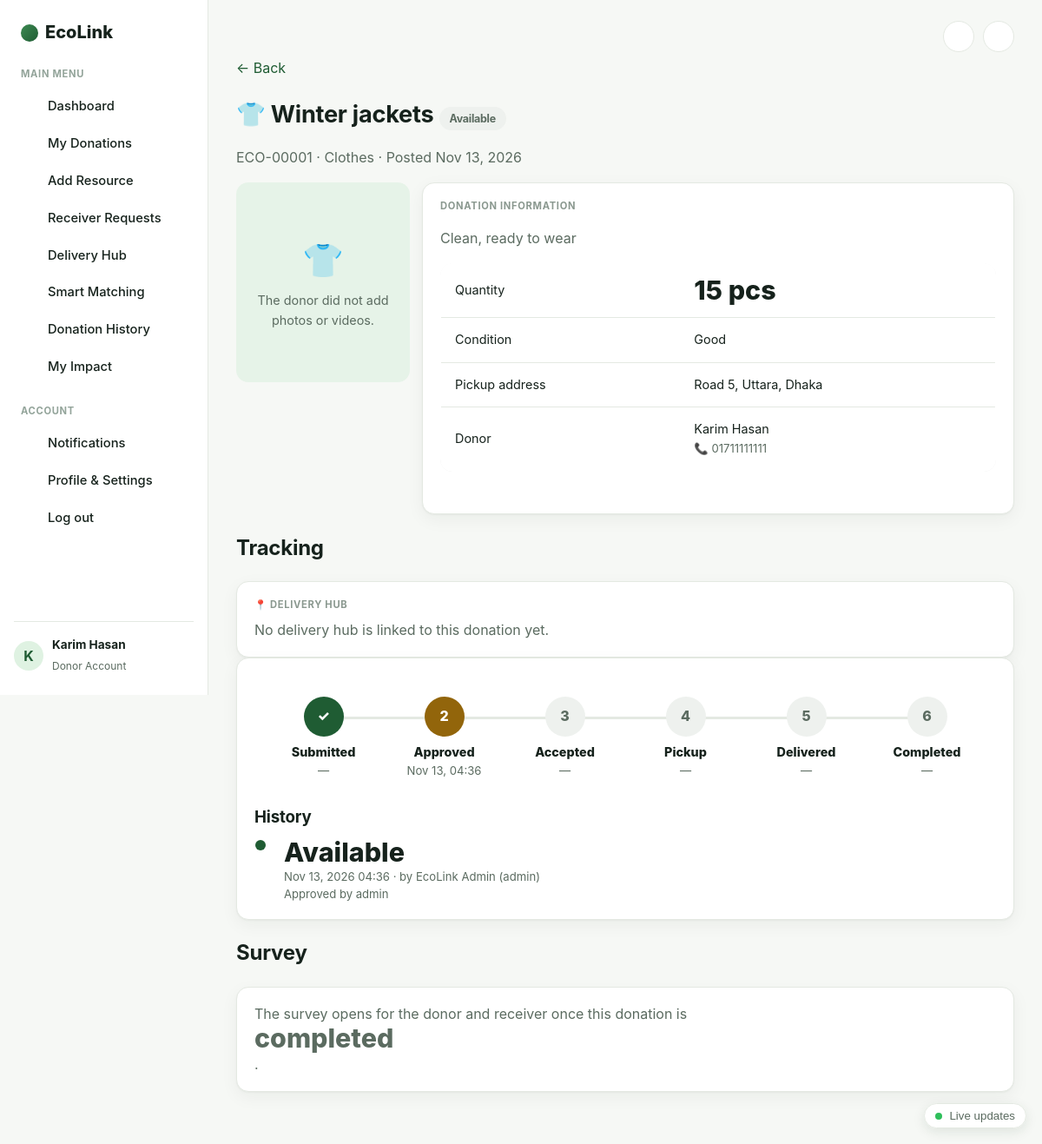
/donation_view.php?id=1 (signed in), run on the app's committed database.
### tables this page shows
CREATE TABLE IF NOT EXISTS donations (
    donation_id         INT AUTO_INCREMENT PRIMARY KEY,
    donor_id            INT NOT NULL,
    category_id         INT NOT NULL,
    title               VARCHAR(200) NOT NULL,
    description         TEXT NULL,
    quantity            INT NOT NULL DEFAULT 1,
    unit                VARCHAR(30) NOT NULL DEFAULT 'pcs',
    condition_grade     ENUM('new','like_new','good','fair') NOT NULL DEFAULT 'good',
    pickup_address      VARCHAR(255) NOT NULL,
    latitude            DOUBLE NULL,
    longitude           DOUBLE NULL,
    expiry_datetime     DATETIME NULL,
    image_path          VARCHAR(255) NULL,
    status              ENUM('pending_approval','available','matched','accepted','pickup','delivered','completed','cancelled','rejected')
                        NOT NULL DEFAULT 'pending_approval',
    matched_receiver_id INT NULL,
    matched_score       DECIMAL(6,2) NULL,
    approved_by         INT NULL,
    approved_at         DATETIME NULL,
    rejection_reason    VARCHAR(255) NULL,
    created_at          TIMESTAMP NOT NULL DEFAULT CURRENT_TIMESTAMP,
    updated_at          TIMESTAMP NOT NULL DEFAULT CURRENT_TIMESTAMP ON UPDATE CURRENT_TIMESTAMP,
    INDEX idx_don_status (status),
    INDEX idx_don_donor (donor_id),
    INDEX idx_don_receiver (matched_receiver_id),
    INDEX idx_don_cat (category_id),
    CONSTRAINT fk_don_donor FOREIGN KEY (donor_id) REFERENCES users(user_id) ON DELETE CASCADE,
    CONSTRAINT fk_don_cat   FOREIGN KEY (category_id) REFERENCES resource_categories(category_id)
);

CREATE TABLE IF NOT EXISTS resource_categories (
    category_id     INT AUTO_INCREMENT PRIMARY KEY,
    name            VARCHAR(60) NOT NULL,
    weight_urgency  DECIMAL(4,2) NOT NULL DEFAULT 0.25,
    weight_distance DECIMAL(4,2) NOT NULL DEFAULT 0.25,
    weight_demand   DECIMAL(4,2) NOT NULL DEFAULT 0.30,
    weight_capacity DECIMAL(4,2) NOT NULL DEFAULT 0.20,
    UNIQUE KEY uq_cat_name (name)
);

CREATE TABLE IF NOT EXISTS users (
    user_id             INT AUTO_INCREMENT PRIMARY KEY,
    full_name           VARCHAR(120) NOT NULL,
    email               VARCHAR(190) NOT NULL,
    phone               VARCHAR(40)  NOT NULL DEFAULT '',
    password_hash       VARCHAR(255) NOT NULL,
    role                ENUM('donor','receiver','admin','hub') NOT NULL,
    organization_name   VARCHAR(160) NULL,
    address             VARCHAR(255) NULL,
    pickup_area         VARCHAR(160) NULL,
    latitude            DOUBLE NULL,
    longitude           DOUBLE NULL,
    capacity_score      TINYINT NOT NULL DEFAULT 5,               
    is_verified         TINYINT(1) NOT NULL DEFAULT 0,
    verification_status ENUM('pending','verified','rejected') NOT NULL DEFAULT 'pending',
    email_verified      TINYINT(1) NOT NULL DEFAULT 0,
    status              ENUM('active','suspended') NOT NULL DEFAULT 'active',
    preferred_categories VARCHAR(255) NULL,                       
    typical_quantity    INT NULL,
    preferred_condition ENUM('any','new','like_new','good','fair') NOT NULL DEFAULT 'any',
    recurring_needs     VARCHAR(255) NULL,
    need_description    TEXT NULL,
    notify_matching     TINYINT(1) NOT NULL DEFAULT 1,
    notify_lifecycle    TINYINT(1) NOT NULL DEFAULT 1,
    notify_reminders    TINYINT(1) NOT NULL DEFAULT 1,
    created_at          TIMESTAMP NOT NULL DEFAULT CURRENT_TIMESTAMP,
    UNIQUE KEY uq_users_email (email),
    INDEX idx_users_role (role, status)
);

CREATE TABLE IF NOT EXISTS lifecycle_log (
    log_id      INT AUTO_INCREMENT PRIMARY KEY,
    donation_id INT NOT NULL,
    status      VARCHAR(30) NOT NULL,
    note        VARCHAR(255) NULL,
    changed_by  INT NULL,
    changed_at  TIMESTAMP NOT NULL DEFAULT CURRENT_TIMESTAMP,
    INDEX idx_ll_don (donation_id),
    INDEX idx_ll_status (status, changed_at),
    CONSTRAINT fk_ll_don FOREIGN KEY (donation_id) REFERENCES donations(donation_id) ON DELETE CASCADE
);

### config/app.php (called while the page is built, shortened)
<?php
function e(string $str): string {
    return htmlspecialchars($str, ENT_QUOTES, 'UTF-8');
}
function currentUserId(): ?int {
    return $_SESSION['user_id'] ?? null;
}
function currentUserRole(): ?string {
    return $_SESSION['role'] ?? null;
}

### includes/media.php (called while the page is built, shortened)
<?php
function donationMedia(PDO $db, int $donationId, ?string $legacyImage = null): array
{
    $st = $db->prepare("SELECT file_path, media_type FROM donation_media WHERE donation_id = ? ORDER BY media_type, media_id");
    $st->execute([$donationId]);
    $rows = $st->fetchAll();
    return $rows;
}

### donation_view.php (the view, shortened to what this page needs)
<?php
require_once __DIR__ . '/config/app.php';
require_once __DIR__ . '/includes/media.php';
require_once __DIR__ . '/includes/hub.php';
$db = getDB();
$uid = currentUserId();
$role = currentUserRole();
$id = (int)($_GET['id'] ?? $_POST['id'] ?? 0);
$st = $db->prepare(
    "SELECT d.*, c.name AS category_name,
            du.full_name AS donor_name, du.phone AS donor_phone, du.organization_name AS donor_org,
            ru.full_name AS receiver_name, ru.phone AS receiver_phone, ru.organization_name AS receiver_org, ru.address AS receiver_address
     FROM donations d
     JOIN resource_categories c ON c.category_id = d.category_id
     JOIN users du ON du.user_id = d.donor_id
     LEFT JOIN users ru ON ru.user_id = d.matched_receiver_id
     WHERE d.donation_id = ?"
);
$st->execute([$id]);
$d = $st->fetch();
$isOwner    = $d && $role === 'donor' && (int)$d['donor_id'] === $uid;
$isMatched  = $d && $role === 'receiver' && (int)$d['matched_receiver_id'] === $uid;
$isAdmin    = $role === 'admin';
$showContacts = $isAdmin || $isOwner || $isMatched;
$surveyAllowed = $d['status'] === 'completed' && ($isOwner || $isMatched);
$media = donationMedia($db, $id, $d['image_path']);
$photos = array_values(array_filter($media, fn($m) => $m['media_type'] === 'image'));
$videos = array_values(array_filter($media, fn($m) => $m['media_type'] === 'video'));
$log = $db->prepare("SELECT l.*, u.full_name, u.role FROM lifecycle_log l LEFT JOIN users u ON u.user_id = l.changed_by WHERE l.donation_id = ? ORDER BY l.changed_at, l.log_id");
$log->execute([$id]);
$log = $log->fetchAll();
$reached = [];
foreach ($log as $row) $reached[$row['status']] = $row['changed_at'];
$mySurvey = $db->prepare("SELECT * FROM donation_surveys WHERE donation_id = ? AND user_id = ?");
$mySurvey->execute([$id, $uid]);
$mySurvey = $mySurvey->fetch() ?: null;
$steps = [
    'pending_approval' => 'Submitted',
    'available'        => 'Approved',
    'accepted'         => 'Accepted',
    'pickup'           => 'Pickup',
    'delivered'        => 'Delivered',
    'completed'        => 'Completed',
];
$order = array_keys($steps);
$currentIdx = array_search($d['status'], $order, true);
$terminalBad = in_array($d['status'], ['rejected', 'cancelled'], true);
$backHref = $isAdmin ? '/admin/donations.php' : ($isOwner ? '/donor/my_donations.php' : '/receiver/browse_donations.php');
require_once __DIR__ . '/includes/header.php';
?>
<p><a href="<?= BASE_URL . $backHref ?>">← Back</a></p>
<h1><?= $icons[$d['category_name']] ?? '📦' ?> <?= e($d['title']) ?>
    <span class="badge badge-<?= e($d['status']) ?>"><?= e(ucfirst(str_replace('_', ' ', $d['status']))) ?></span></h1>
<p style="color:var(--ink-soft);">ECO-<?= str_pad((string)$d['donation_id'], 5, '0', STR_PAD_LEFT) ?> · <?= e($d['category_name']) ?> · Posted <?= e(date('M d, Y', strtotime($d['created_at']))) ?></p>
<div class="two-col" style="align-items:start;">
    <div>
        <?php if ($media): $first = $media[0]; ?>
            <div class="gallery-main" id="galleryMain">
                <?php if ($first['media_type'] === 'video'): ?>
                    <video src="<?= UPLOAD_URL . e($first['file_path']) ?>" controls playsinline></video>
                <?php else: ?>
                    <img src="<?= UPLOAD_URL . e($first['file_path']) ?>" alt="">
                <?php endif; ?>
            </div>
            <?php if (count($media) > 1): ?>
            <div class="gallery-thumbs">
                <?php foreach ($media as $i => $m): ?>
                    <button type="button" class="<?= $i === 0 ? 'active' : '' ?>" data-type="<?= e($m['media_type']) ?>" data-src="<?= UPLOAD_URL . e($m['file_path']) ?>">
                        <?php if ($m['media_type'] === 'video'): ?><video src="<?= UPLOAD_URL . e($m['file_path']) ?>#t=0.5" preload="metadata" muted></video><span class="play">▶</span>
                        <?php else: ?><img src="<?= UPLOAD_URL . e($m['file_path']) ?>" alt=""><?php endif; ?>
                    </button>
                <?php endforeach; ?>
            </div>
            <?php endif; ?>
            <p style="color:var(--ink-soft); font-size:.85rem; margin-top:8px;"><?= count($photos) ?> photo(s) · <?= count($videos) ?> video(s)</p>
        <?php else: ?>
            <div class="no-media"><?= $icons[$d['category_name']] ?? '📦' ?><small>The donor did not add photos or videos.</small></div>
        <?php endif; ?>
    </div>
    <div class="mini-card">
        <span class="eyebrow">Donation Information</span>
        <p style="color:var(--ink-soft);"><?= nl2br(e($d['description'] ?: 'No description provided.')) ?></p>
        <table class="data-table">
            <tr><td>Quantity</td><td><strong><?= (int)$d['quantity'] ?> <?= e($d['unit']) ?></strong></td></tr>
            <tr><td>Condition</td><td><?= e(ucfirst(str_replace('_', ' ', $d['condition_grade']))) ?></td></tr>
            <tr><td>Pickup address</td><td><?= e($d['pickup_address']) ?></td></tr>
            <tr><td>Donor</td><td><?= e($d['donor_org'] ?: $d['donor_name']) ?><?= $showContacts ? '<br><small>📞 ' . e($d['donor_phone']) . '</small>' : '' ?></td></tr>
        </table>
    </div>
</div>
<h2 id="tracking">Tracking</h2>
<?php if ($isMatched || $isOwner || $isAdmin) echo renderHubTrackingCard(hubItemForDonation($db, $id), $isMatched ? 'receiver' : ($isOwner ? 'donor' : 'admin')); ?>
<div class="mini-card">
    <?php if ($terminalBad): ?>
        <p><span class="badge badge-<?= e($d['status']) ?>"><?= e(ucfirst($d['status'])) ?></span> This donation will not move forward.</p>
    <?php else: ?>
    <div class="stage-flow">
        <?php foreach ($order as $i => $key):
            $cls = $currentIdx !== false && $i < $currentIdx ? 'done' : ($i === $currentIdx ? 'current' : '');
        ?>
            <div class="stage <?= $cls ?>">
                <div class="bar"></div>
                <div class="num"><?= $cls === 'done' ? '✓' : $i + 1 ?></div>
                <strong><?= e($steps[$key]) ?></strong>
                <small><?= isset($reached[$key]) ? e(date('M d, H:i', strtotime($reached[$key]))) : '—' ?></small>
            </div>
        <?php endforeach; ?>
    </div>
    <?php endif; ?>
    <?php if ($log && ($showContacts)): ?>
        <h3 style="margin:18px 0 10px;">History</h3>
        <ul class="timeline">
            <?php foreach ($log as $row): ?>
                <li><strong><?= e(ucfirst(str_replace('_', ' ', $row['status']))) ?></strong>
                    <small><?= e(date('M d, Y H:i', strtotime($row['changed_at']))) ?><?= $row['full_name'] ? ' · by ' . e($row['full_name']) . ' (' . e($row['role']) . ')' : '' ?></small>
                    <?php if ($row['note']): ?><small><?= e($row['note']) ?></small><?php endif; ?></li>
            <?php endforeach; ?>
        </ul>
    <?php endif; ?>
</div>
<h2 id="survey">Survey</h2>
<div class="mini-card">
<?php if ($surveyAllowed): ?>
    <p style="color:var(--ink-soft); margin-top:0;">How did this donation go? Your answers help EcoLink improve matching and trust.<?= $mySurvey ? ' You already answered — you can update it below.' : '' ?></p>
    <form method="post" class="form-grid">
        <input type="hidden" name="action" value="survey"><input type="hidden" name="id" value="<?= $id ?>">
        <div>Overall rating
            <div class="stars">
                <?php for ($i = 5; $i >= 1; $i--): ?>
                    <input type="radio" id="r<?= $i ?>" name="rating" value="<?= $i ?>" <?= $mySurvey && (int)$mySurvey['rating'] === $i ? 'checked' : '' ?>><label for="r<?= $i ?>" title="<?= $i ?> star">★</label>
                <?php endfor; ?>
            </div>
        </div>
        <label><?= $isOwner ? 'Was the receiver ready for pickup / handover?' : 'Was the item as described?' ?>
            <select name="item_as_described">
                <option value="">—</option>
                <option value="1" <?= $mySurvey && (string)$mySurvey['item_as_described'] === '1' ? 'selected' : '' ?>>Yes</option>
                <option value="0" <?= $mySurvey && (string)$mySurvey['item_as_described'] === '0' ? 'selected' : '' ?>>No</option>
            </select></label>
        <label>Was the handover on time?
            <select name="on_time">
                <option value="">—</option>
                <option value="1" <?= $mySurvey && (string)$mySurvey['on_time'] === '1' ? 'selected' : '' ?>>Yes</option>
                <option value="0" <?= $mySurvey && (string)$mySurvey['on_time'] === '0' ? 'selected' : '' ?>>No</option>
            </select></label>
        <label>Communication with the other party
            <select name="communication">
                <option value="">—</option>
                <?php for ($i = 5; $i >= 1; $i--): ?><option value="<?= $i ?>" <?= $mySurvey && (int)$mySurvey['communication'] === $i ? 'selected' : '' ?>><?= $i ?> / 5</option><?php endfor; ?>
            </select></label>
        <label>Comments (optional)
            <textarea name="comment" rows="3" maxlength="500"><?= e($mySurvey['comment'] ?? '') ?></textarea></label>
        <button class="btn-primary" type="submit"><?= $mySurvey ? 'Update Survey' : 'Submit Survey' ?></button>
    </form>
<?php elseif ($d['status'] !== 'completed'): ?>
    <p style="color:var(--ink-soft); margin:0;">The survey opens for the donor and receiver once this donation is <strong>completed</strong>.</p>
<?php endif; ?>
</div>
<?php require_once __DIR__ . '/includes/footer.php'; ?>

### data on the page
donations: category.name "👕", title "Winter jackets", status "Available", donation_id "00001", category.name "Clothes", created_at "Nov 13, 2026", description "Clean, ready to wear", quantity "15", unit "pcs", condition_grade "Good", pickup_address "Road 5, Uttara, Dhaka", donor.full_name "Karim Hasan", donor.phone "01711111111"
lifecycle_log: status "Available", changed_at "Nov 13, 2026 04:36", users.full_name "EcoLink Admin", users.role "admin", note "Approved by admin"

### other printed values
$menu['label'] "MAIN MENU"
$item['label'] "Dashboard"
$item['label'] "My Donations"
$item['label'] "Add Resource"
$item['label'] "Receiver Requests"
$item['label'] "Delivery Hub"
$item['label'] "Smart Matching"
$item['label'] "Donation History"
$item['label'] "My Impact"
substr($_SESSION['full_name'] ?? 'U', 0, 1) "K"
$_SESSION['full_name'] "Karim Hasan"
currentUserRole() "Donor"
$steps[$key] "Submitted"
$steps[$key] "Approved"
date('M d, H:i', strtotime($reached[$key])) "Nov 13, 04:36"
